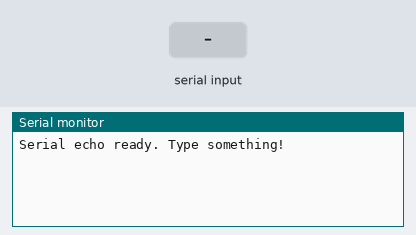
Bench run of a sketch on a simulated Arduino Uno, built with avr-gcc and run on an emulated ATmega328P. Parts: the last lines printed to the serial monitor. The test bench sets the inputs (shaded band).

Above: at 1.4 s.
1.5 s: "1\n" received over Serial
At 1.8 s:
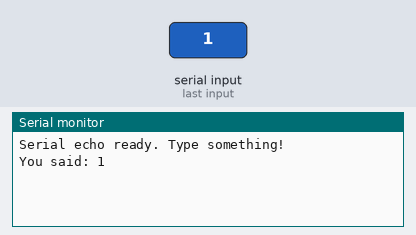
3.0 s: "0\n" received over Serial
At 4.2 s:
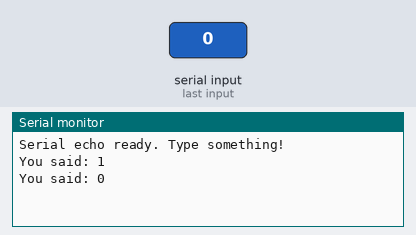
4.5 s: "2\n" received over Serial
At 5.3 s:
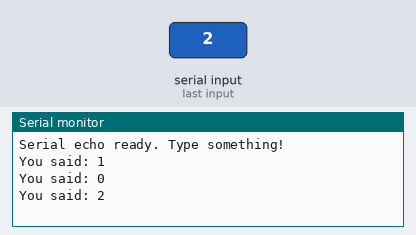

Measured:
- after the input at 1.5 s, the serial monitor: prints a new line at once (image 1)
- after the input at 3.0 s, the serial monitor: prints a new line at once (image 2)
- after the input at 4.5 s, the serial monitor: prints a new line at once (image 3)

The sketch:

echo.ino
```cpp
void setup() {
    delay(200);
    Serial.begin(115200);
    Serial.println("Serial echo ready. Type something!");
}

void loop() {
    if (Serial.available()) {
        String line = Serial.readStringUntil('\n');
        line.trim();
        if (line.length() > 0) {
            Serial.print("You said: ");
            Serial.println(line);
        }
    }
}
```
